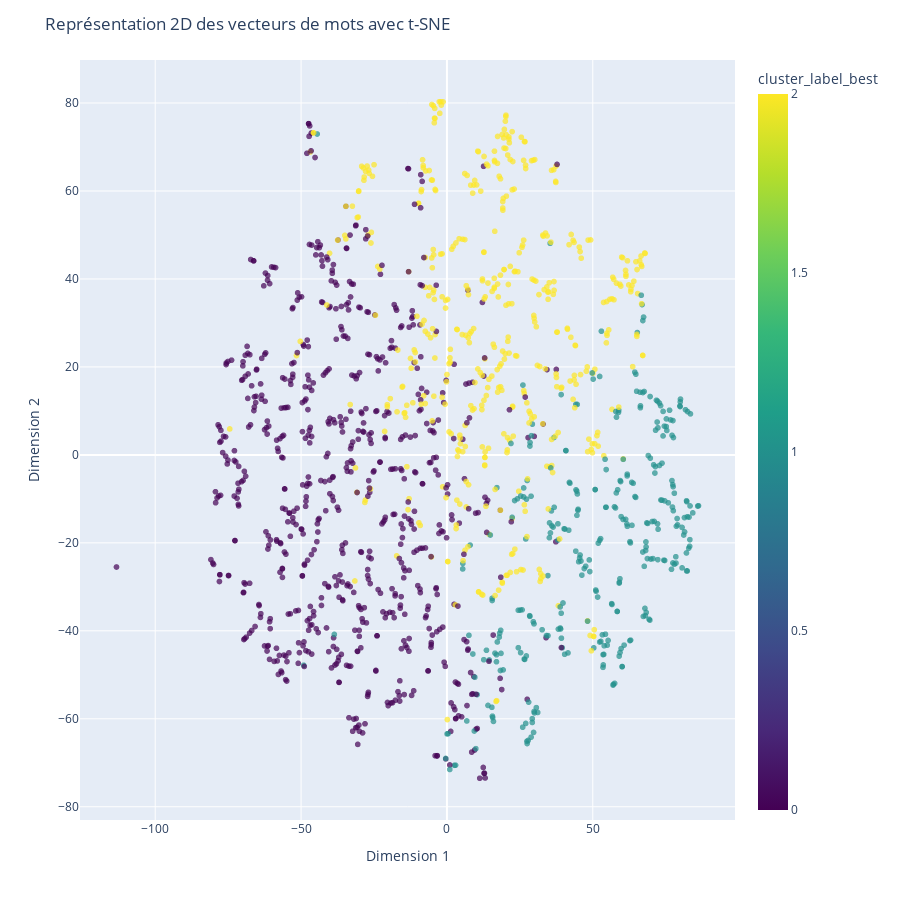

The cell this chart's notebook holds for it:
### Code cell
# Créer un graphique dynamique avec Plotly
fig = px.scatter(df_final[['content', 'embedding_prop_x', 'embedding_prop_y', 'cluster_label_best']], 
                 x='embedding_prop_x', 
                 y='embedding_prop_y', 
                 hover_name='content', 
                 color='cluster_label_best', 
                 color_continuous_scale='Viridis',  # Choisir une palette de couleurs
                 range_color=[0, df_final['cluster_label_best'].max()],  # Définir la plage de couleurs en fonction des étiquettes de cluster
                 labels={'cluster_label': 'cluster_label_best'},  # Renommer l'étiquette de la légende
                 color_continuous_midpoint=int(df_final['cluster_label_best'].max() / 2),  # Point médian de la palette de couleurs
                 opacity=0.7)  # Opacité des points

fig.update_traces(textposition='top center', showlegend=False)
fig.update_layout(title='Représentation 2D des clusters avec KMeans',
                  xaxis=dict(title='Dimension 1'),
                  yaxis=dict(title='Dimension 2'),
                  hoverlabel=dict(font_size=16),  # Ajuster la taille de la police pour l'étiquette de survol
                  width=900,  # Largeur de la figure en pixels
                  height=900)  # Hauteur de la figure en pixels)

fig.show()

### Figure 1 — Plotly figure (JSON) as saved in the notebook; plotly's stock layout.template omitted (floating-point values rounded to 4 significant figures; data arrays with more than 128 entries replaced by an {"elided": "..."} marker saying what was removed)
{"data": [{"hovertemplate": "<b>%{hovertext}</b><br><br>embedding_prop_x=%{x}<br>embedding_prop_y=%{y}<br>cluster_label_best=%{marker.color}<extra></extra>", "hovertext": {"elided": "1493 str values"}, "legendgroup": "", "marker": {"color": {"elided": "1493 int values"}, "coloraxis": "coloraxis", "opacity": 0.7, "symbol": "circle"}, "mode": "markers", "name": "", "showlegend": false, "textposition": "top center", "type": "scattergl", "x": {"elided": "1493 float values"}, "xaxis": "x", "y": {"elided": "1493 float values"}, "yaxis": "y"}], "layout": {"coloraxis": {"cmax": 2, "cmid": 1, "cmin": 0, "colorbar": {"title": {"text": "cluster_label_best"}}, "colorscale": [[0, "#440154"], [0.1111, "#482878"], [0.2222, "#3e4989"], [0.3333, "#31688e"], [0.4444, "#26828e"], [0.5556, "#1f9e89"], [0.6667, "#35b779"], [0.7778, "#6ece58"], [0.8889, "#b5de2b"], [1, "#fde725"]]}, "height": 900, "hoverlabel": {"font": {"size": 16}}, "legend": {"tracegroupgap": 0}, "margin": {"t": 60}, "title": {"text": "Représentation 2D des vecteurs de mots avec t-SNE"}, "width": 900, "xaxis": {"anchor": "y", "domain": [0, 1], "title": {"text": "Dimension 1"}}, "yaxis": {"anchor": "x", "domain": [0, 1], "title": {"text": "Dimension 2"}}}}
